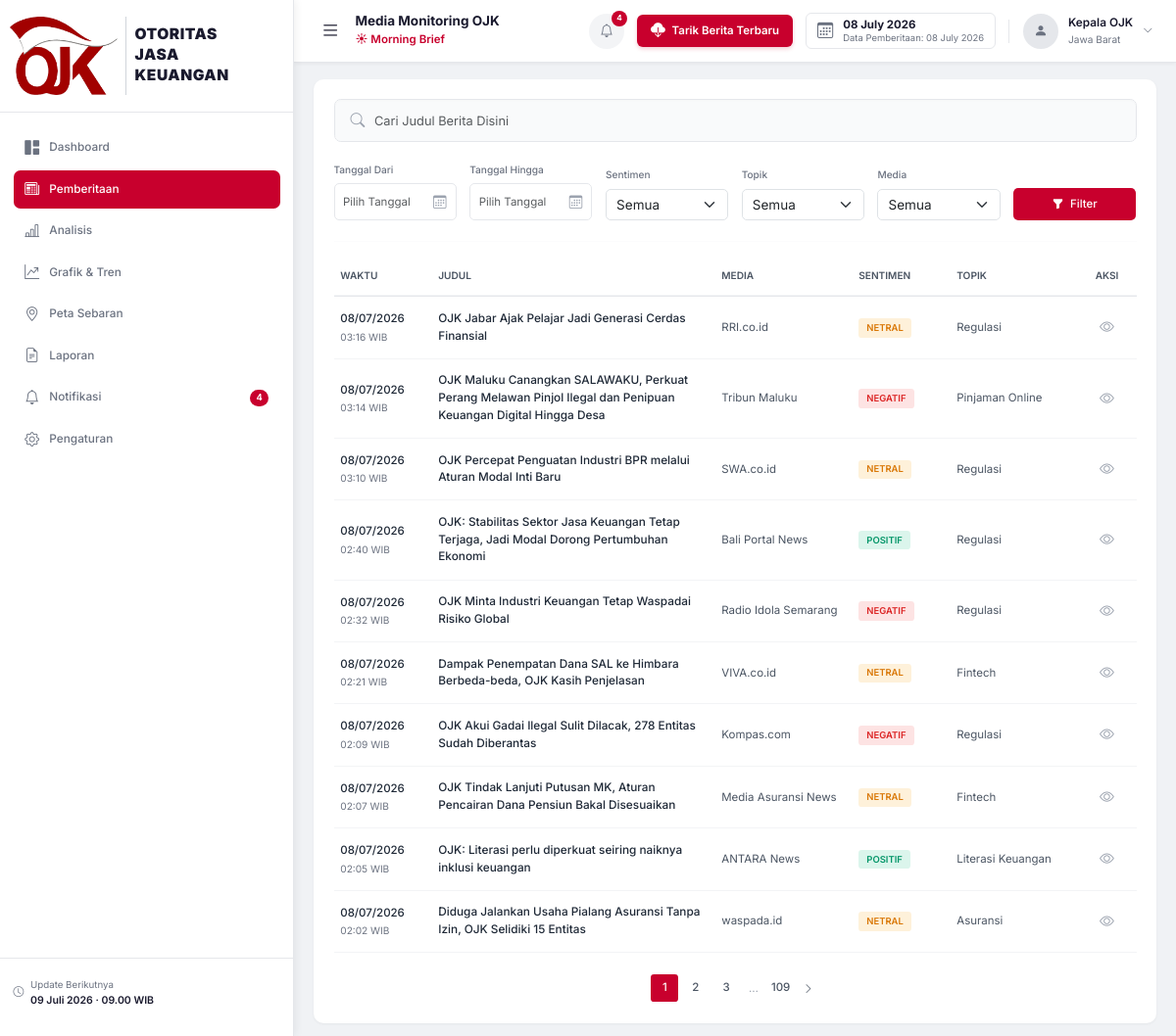
/pemberitaan/, run on the app's committed database.
### database/models.py (models this page shows, shortened)
class Berita(db.Model):
    __tablename__ = "berita"
    id = db.Column(db.Integer, primary_key=True, autoincrement=True)
    judul = db.Column(db.String(500), nullable=False)
    link = db.Column(db.String(1000), nullable=False, unique=True, index=True)
    media = db.Column(db.String(200), nullable=True)
    tanggal = db.Column(db.DateTime, nullable=True)
    isi = db.Column(db.Text, nullable=True)
    ringkasan = db.Column(db.Text, nullable=True)
    gambar_url = db.Column(db.String(1000), nullable=True)  # URL thumbnail/og:image
    sentimen = db.Column(
        db.String(20), nullable=True, default="Netral"
    )  # Positif, Negatif, Netral
    topik = db.Column(db.String(200), nullable=True)
    wilayah = db.Column(db.String(200), nullable=True)
    narasumber = db.Column(db.String(500), nullable=True)
    bulan = db.Column(db.Integer, nullable=True)
    tahun = db.Column(db.Integer, nullable=True)
    triwulan = db.Column(db.Integer, nullable=True)
    created_at = db.Column(db.DateTime, default=datetime.utcnow, nullable=False)
    status = db.Column(
        db.String(20), default="aktif", nullable=False
    )  # aktif, arsip, hapus
    keyword = db.Column(db.String(200), nullable=True)  # keyword sumber crawl
    def get_sentimen_badge(self) -> str:
        badges = {
            "Positif": "badge-positif",
            "Negatif": "badge-negatif",
            "Netral": "badge-netral",
        }
        return badges.get(self.sentimen, "badge-netral")

### routes/pemberitaan.py (the view)
@bp.route("/")
def index():
    page = request.args.get("page", 1, type=int)
    tanggal_dari = request.args.get("tanggal_dari", "")
    tanggal_sampai = request.args.get("tanggal_sampai", "")
    media = request.args.get("media", "")
    topik = request.args.get("topik", "")
    sentimen = request.args.get("sentimen", "")
    keyword = request.args.get("keyword", "")
    pagination = BeritaService.get_berita_paginated(
        page=page,
        tanggal_dari=tanggal_dari or None,
        tanggal_sampai=tanggal_sampai or None,
        media=media or None,
        topik=topik or None,
        sentimen=sentimen or None,
        keyword=keyword or None,
    )
    daftar_media = BeritaService.get_daftar_media()
    daftar_topik = BeritaService.get_daftar_topik()
    return render_template(
        "pemberitaan/index.html",
        pagination=pagination,
        berita_list=pagination.items,
        daftar_media=daftar_media,
        daftar_topik=daftar_topik,
        filter_tanggal_dari=tanggal_dari,
        filter_tanggal_sampai=tanggal_sampai,
        filter_media=media,
        filter_topik=topik,
        filter_sentimen=sentimen,
        filter_keyword=keyword,
        active_page="pemberitaan",
    )

### templates/pemberitaan/index.html (shortened to what this page needs)
{% extends "base.html" %}
{% block extra_css %}
<link href="https://cdn.jsdelivr.net/npm/select2@4.1.0-rc.0/dist/css/select2.min.css" rel="stylesheet" />
<link rel="stylesheet" href="https://cdn.jsdelivr.net/npm/flatpickr/dist/flatpickr.min.css">
{% endblock %}
{% block content %}
<div class="card-panel" style="border: none; box-shadow: 0 1px 3px rgba(0,0,0,0.05); padding: 0.5rem;">
    <div class="card-panel-body">
        <form method="GET" action="{{ url_for('pemberitaan.index') }}" id="filterForm">
            <div style="position: relative; margin: 0 0 1.5rem 0; width: 100%;">
                <input type="text" name="keyword" class="form-control" style="width: 100%; font-size: 0.95rem; padding: 0.85rem 1rem 0.85rem 3rem; border-radius: 0.5rem; border: 1px solid #e5e7eb; background-color: #f9fafb; color: #1f2937; box-shadow: inset 0 1px 2px rgba(0, 0, 0, 0.02);"
                       placeholder="Cari Judul Berita Disini" value="{{ filter_keyword }}">
            </div>
            <div class="row g-3 align-items-end mb-4">
                <div class="col-lg-2 col-md-4">
                    <label class="filter-label" style="font-size: 0.75rem; font-weight: 500; color: #6b7280;">Tanggal Dari</label>
                    <div style="position: relative;">
                        <input type="text" name="tanggal_dari" id="dateInputDari" class="form-control filter-input date-picker-bg"
                               value="{{ filter_tanggal_dari }}" placeholder="Pilih Tanggal">
                    </div>
                </div>
                <div class="col-lg-2 col-md-4">
                    <label class="filter-label" style="font-size: 0.75rem; font-weight: 500; color: #6b7280;">Tanggal Hingga</label>
                    <div style="position: relative;">
                        <input type="text" name="tanggal_sampai" id="dateInputSampai" class="form-control filter-input date-picker-bg"
                               value="{{ filter_tanggal_sampai }}" placeholder="Pilih Tanggal">
                    </div>
                </div>
                <div class="col-lg-2 col-md-4">
                    <label class="filter-label" style="font-size: 0.75rem; font-weight: 500; color: #6b7280;">Sentimen</label>
                    <select name="sentimen" class="form-select select2-no-search" style="width: 100%;">
                        <option value="">Semua</option>
                    </select>
                </div>
                <div class="col-lg-2 col-md-4">
                    <label class="filter-label" style="font-size: 0.75rem; font-weight: 500; color: #6b7280;">Topik</label>
                    <select name="topik" class="form-select select2-search" style="width: 100%;">
                        <option value="">Semua</option>
                    </select>
                </div>
                <div class="col-lg-2 col-md-4">
                    <label class="filter-label" style="font-size: 0.75rem; font-weight: 500; color: #6b7280;">Media</label>
                    <select name="media" id="mediaSelect" class="form-select select2-search" style="width: 100%;">
                        <option value="">Semua</option>
                    </select>
                </div>
                <div class="col-lg-2 col-md-4">
                    <button type="submit" class="btn-filter w-100" style="background-color: #c8002d; color: white; border-radius: 0.375rem; display: flex; justify-content: center; align-items: center; gap: 0.5rem; font-size: 0.85rem; padding: 0.6rem 1rem;">
                        <i class="bi bi-funnel-fill"></i> Filter
                    </button>
                </div>
            </div>
        </form>
        <hr style="border-top: 1px solid #f3f4f6; margin: 0 0 1rem 0;">
        {% if berita_list %}
        <div class="table-responsive table-scrollable-container">
            <table class="table-berita" style="width: 100%; border-collapse: separate; border-spacing: 0;">
                <thead>
                    <tr>
                        <th style="padding: 1rem 0.5rem; font-size: 0.75rem; font-weight: 600; color: #4b5563; text-transform: uppercase; width: 100px;">Waktu</th>
                        <th style="padding: 1rem 0.5rem; font-size: 0.75rem; font-weight: 600; color: #4b5563; text-transform: uppercase;">Judul</th>
                        <th style="padding: 1rem 0.5rem; font-size: 0.75rem; font-weight: 600; color: #4b5563; text-transform: uppercase; width: 140px;">Media</th>
                        <th style="padding: 1rem 0.5rem; font-size: 0.75rem; font-weight: 600; color: #4b5563; text-transform: uppercase; width: 100px;">Sentimen</th>
                        <th style="padding: 1rem 0.5rem; font-size: 0.75rem; font-weight: 600; color: #4b5563; text-transform: uppercase; width: 130px;">Topik</th>
                        <th style="padding: 1rem 0.5rem; font-size: 0.75rem; font-weight: 600; color: #4b5563; text-transform: uppercase; width: 60px; text-align: center;">Aksi</th>
                    </tr>
                </thead>
                <tbody>
                    {% for berita in berita_list %}
                    <tr>
                        <td style="padding: 1rem 0.5rem; font-size: 0.85rem; color: #4b5563; border-bottom: 1px solid #f3f4f6; white-space: nowrap;">
                            {% if berita.tanggal %}
                            <div style="font-weight: 500; color: #1f2937;">{{ berita.tanggal.strftime('%d/%m/%Y') }}</div>
                            <div style="font-size: 0.75rem; color: #6b7280; margin-top: 0.15rem;">{{ berita.tanggal.strftime('%H:%M') }} WIB</div>
                            {% else %}
                            -
                            {% endif %}
                        </td>
                        <td style="padding: 1rem 0.5rem; border-bottom: 1px solid #f3f4f6;">
                            <a href="{{ url_for('pemberitaan.detail', berita_id=berita.id) }}" style="color: #1f2937; font-size: 0.875rem; font-weight: 500; text-decoration: none; display: block;">
                                {{ berita.judul }}
                            </a>
                        </td>
                        <td style="padding: 1rem 0.5rem; font-size: 0.85rem; color: #4b5563; border-bottom: 1px solid #f3f4f6;">
                            {{ berita.media or '-' }}
                        </td>
                        <td style="padding: 1rem 0.5rem; border-bottom: 1px solid #f3f4f6;">
                            <span class="badge-sentimen {{ berita.get_sentimen_badge() }}" style="font-size: 0.7rem; padding: 0.2rem 0.6rem; border-radius: 0.25rem;">
                                {{ berita.sentimen or 'Netral' }}
                            </span>
                        </td>
                        <td style="padding: 1rem 0.5rem; font-size: 0.85rem; color: #4b5563; border-bottom: 1px solid #f3f4f6;">
                            {{ berita.topik or '-' }}
                        </td>
                        <td style="padding: 1rem 0.5rem; border-bottom: 1px solid #f3f4f6; text-align: center;">
                            <a href="{{ url_for('pemberitaan.detail', berita_id=berita.id) }}" style="color: #9ca3af; font-size: 1.1rem; text-decoration: none;">
                                <i class="bi bi-eye"></i>
                            </a>
                        </td>
                    </tr>
                    {% endfor %}
                </tbody>
            </table>
        </div>
        {% if pagination.pages > 1 %}
        <div class="pagination-container" style="display: flex; justify-content: center; margin-top: 1.5rem;">
            <ul style="display: flex; gap: 0.25rem; list-style: none; padding: 0; margin: 0; align-items: center;">
                {% for page_num in pagination.iter_pages(left_edge=1, right_edge=1, left_current=2, right_current=2) %}
                    {% if page_num %}
                    <li>
                        <a href="{{ url_for('pemberitaan.index', page=page_num, keyword=filter_keyword, sentimen=filter_sentimen, media=filter_media, topik=filter_topik, tanggal_dari=filter_tanggal_dari, tanggal_sampai=filter_tanggal_sampai) }}"
                           style="width: 28px; height: 28px; display: flex; align-items: center; justify-content: center; font-size: 0.85rem; font-weight: 500; text-decoration: none; border-radius: 0.25rem; {% if page_num == pagination.page %}background-color: #c8002d; color: white;{% else %}color: #4b5563;{% endif %}">
                            {{ page_num }}
                        </a>
                    </li>
                    {% else %}
                    <li><span style="padding: 0.4rem; color: #9ca3af; font-size: 0.85rem;">…</span></li>
                    {% endif %}
                {% endfor %}
                {% if pagination.has_next %}
                <li>
                    <a href="{{ url_for('pemberitaan.index', page=pagination.next_num, keyword=filter_keyword, sentimen=filter_sentimen, media=filter_media, topik=filter_topik, tanggal_dari=filter_tanggal_dari, tanggal_sampai=filter_tanggal_sampai) }}" style="padding: 0.4rem; color: #4b5563; text-decoration: none; display: block;">
                        <i class="bi bi-chevron-right" style="font-size: 0.8rem;"></i>
                    </a>
                </li>
                {% endif %}
            </ul>
        </div>
        {% endif %}
        {% endif %}
    </div>
</div>
{% endblock %}

### data on the page
Berita: tanggal "08/07/2026", tanggal "03:16", judul "OJK Jabar Ajak Pelajar Jadi Generasi Cerdas Finansial", media "RRI.co.id", sentimen "NETRAL", topik "Regulasi"
Berita: tanggal "08/07/2026", tanggal "03:14", judul "OJK Maluku Canangkan SALAWAKU, Perkuat Perang Melawan Pinjol Ilegal dan Penipuan Keuangan Digital Hingga Desa", media "Tribun Maluku", sentimen "NEGATIF", topik "Pinjaman Online"
Berita: tanggal "08/07/2026", tanggal "03:10", judul "OJK Percepat Penguatan Industri BPR melalui Aturan Modal Inti Baru", media "SWA.co.id", sentimen "NETRAL", topik "Regulasi"
Berita: tanggal "08/07/2026", tanggal "02:40", judul "OJK: Stabilitas Sektor Jasa Keuangan Tetap Terjaga, Jadi Modal Dorong Pertumbuhan Ekonomi", media "Bali Portal News", sentimen "POSITIF", topik "Regulasi"
Berita: tanggal "08/07/2026", tanggal "02:32", judul "OJK Minta Industri Keuangan Tetap Waspadai Risiko Global", media "Radio Idola Semarang", sentimen "NEGATIF", topik "Regulasi"
Berita: tanggal "08/07/2026", tanggal "02:21", judul "Dampak Penempatan Dana SAL ke Himbara Berbeda-beda, OJK Kasih Penjelasan", media "VIVA.co.id", sentimen "NETRAL", topik "Fintech"
Berita: tanggal "08/07/2026", tanggal "02:09", judul "OJK Akui Gadai Ilegal Sulit Dilacak, 278 Entitas Sudah Diberantas", media "Kompas.com", sentimen "NEGATIF", topik "Regulasi"
Berita: tanggal "08/07/2026", tanggal "02:07", judul "OJK Tindak Lanjuti Putusan MK, Aturan Pencairan Dana Pensiun Bakal Disesuaikan", media "Media Asuransi News", sentimen "NETRAL", topik "Fintech"
Berita: tanggal "08/07/2026", tanggal "02:05", judul "OJK: Literasi perlu diperkuat seiring naiknya inklusi keuangan", media "ANTARA News", sentimen "POSITIF", topik "Literasi Keuangan"
Berita: tanggal "08/07/2026", tanggal "02:02", judul "Diduga Jalankan Usaha Pialang Asuransi Tanpa Izin, OJK Selidiki 15 Entitas", media "waspada.id", sentimen "NETRAL", topik "Asuransi"

### other printed values
{{ now.strftime('%d %B %Y') }} "08 July 2026"
{{ page_num }} "1" "2" "3" "109"
